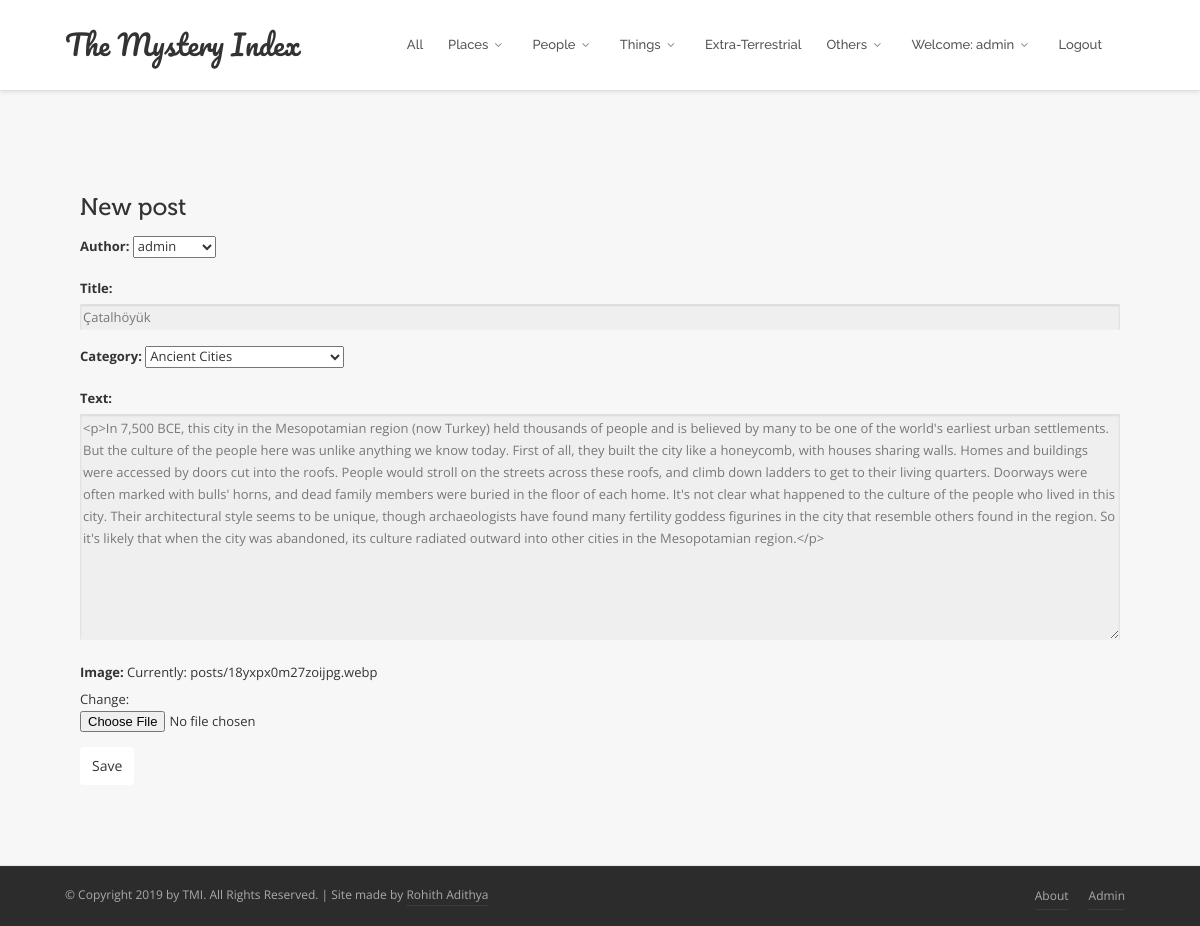
The page /post/21/edit/ (signed in) on the database its author committed.
### blog/models.py (models this page shows, shortened)
class Post(models.Model):
    author = models.ForeignKey('auth.User',on_delete=models.CASCADE)
    title = models.CharField(max_length=200)
    category = models.ForeignKey('blog.Categories',related_name='category',on_delete=models.CASCADE)
    text = models.TextField()
    image = models.ImageField(upload_to='posts')
    create_date = models.DateTimeField(default=timezone.now)
    published_date = models.DateTimeField(blank=True,null=True)

### blog/views.py (the view)
# urls.py: path('post/<int:pk>/edit/', views.PostUpdateView.as_view(), name='post_edit'),
class PostUpdateView(LoginRequiredMixin,UpdateView):
    login_url = '/login/'
    redirect_field_name = 'blog/post_detail.html'
    form_class = PostForm
    model = Post

### blog/forms.py
class PostForm(forms.ModelForm):
    class Meta():
        model = Post
        fields = ('author','title','category','text','image')
        widgets = {
            'title': forms.TextInput(attrs={'class': 'textinputclass'}),
            'text': forms.Textarea(attrs={'class': 'editable medium-editor-textarea postcontent'}),
        }

### blog/models.py (called while the page is built)
    def __str__(self):
        return self.name

### blog/templates/blog/post_form.html (shortened to what this page needs)
{% extends 'blog/base.html' %}
{% block content %}
<div class="v-parallax v-bg-stylish v-bg-stylish-v4 no-shadow" id="posts">
    <div class="container">
            <div class="col-sm-12">
    <h1>New post</h1>
    <form method="POST" class="post-form" enctype="multipart/form-data">
    {{form.as_p}}
    <button type="submit" class="save btn btn-default">Save</button>
    </form>
    </div>
    </div>
</div>
{% endblock %}

### blog/templates/blog/base.html (shortened to what this page needs)
<!DOCTYPE html>
{% load static %}
<html>
<head>
    <link rel="stylesheet" href="//cdn.jsdelivr.net/medium-editor/latest/css/medium-editor.min.css" type="text/css" media="screen" charset="utf-8">
    <link href="{% static 'css/bootstrap.min.css' %}" rel="stylesheet" />
    <link href="{% static 'css/style.css' %}" rel="stylesheet" />
    <link href="{% static 'css/font-awesome.min.css' %}" rel="stylesheet" />
    <link href="{% static 'css/v-nav-menu.css' %}" rel="stylesheet" />
    <link href="{% static 'css/v-animation.css' %}" rel="stylesheet" />
    <link href="{% static 'css/v-bg-stylish.css' %}" rel="stylesheet" />
    <link href="{% static 'css/v-shortcodes.css' %}" rel="stylesheet" />
    <link href="{% static 'css/theme-responsive.css' %}" rel="stylesheet" />
    <link href="{% static 'plugins/owl-carousel/owl.theme.css' %}" rel="stylesheet" />
    <link href="{% static 'plugins/owl-carousel/owl.carousel.css' %}" rel="stylesheet" />
    <link href="{% static 'plugins/rs-plugin/css/settings.css' %}" rel="stylesheet" />
    <link href="{% static 'plugins/rs-plugin/css/custom-captions.css' %}" rel="stylesheet" />
    <link rel="stylesheet" href="{% static 'css/custom.css' %}">
</head>
<body class="no-page-top">
    <header class="header" data-bg-color="rgba(9, 103, 139, 0.36)" data-font-color="#fff">
      <div class="container">
        <div class="logo">
          <a href="{% url 'index' %}" style="font-family: 'Pacifico', cursive; font-size: 28px">
              The Mystery Index
          </a>
        </div>
        <div class="navbar-collapse nav-main-collapse collapse">
          <nav class="nav-main mega-menu one-page-menu">
            <ul class="nav nav-pills nav-main" id="mainMenu">
                <li>
                    <a data-hash href="{% url 'post_list' %}">All</a>
                </li>
                <li class="dropdown">
                    <a class="dropdown-toggle menu-icon" href="#"></i>Places <i class="fa fa-caret-down"></i></a>
                </li>
                <li class="dropdown">
                    <a class="dropdown-toggle menu-icon" href="#"></i>People <i class="fa fa-caret-down"></i></a>
                </li>
                <li class="dropdown">
                    <a class="dropdown-toggle menu-icon" href="#"></i>Things <i class="fa fa-caret-down"></i></a>
                </li>
                <li>
                    <a data-hash href="{% url 'extra-terrestrial' %}"></i>Extra-Terrestrial</a>
                </li>
                <li class="dropdown">
                    <a class="dropdown-toggle menu-icon" href="#"></i>Others <i class="fa fa-caret-down"></i></a>
                </li>
                {% if user.is_authenticated %}
                <li class="dropdown">
                    <a class="dropdown-toggle menu-icon" href="#"></i>Welcome: {{ user.username }} <i class="fa fa-caret-down"></i></a>
                </li>
                <li>
                    <a data-hash href="{% url 'logout' %}"></i>Logout</a>
                </li>
                {% else %}
                <li>
                    <a data-hash href="{% url 'login' %}"></i>Login</a>
                </li>
                {% endif %}
            </ul>
          </nav>
        </div>
      </div>
    </header>
	  {% block content %}
    {% endblock %}
    <div class="footer-wrap">
        <div class="copyright">
            <div class="container">
                <p>© Copyright 2019 by TMI. All Rights Reserved. | Site made by <a href="https://www.linkedin.com/in/rohithvr101/">Rohith Adithya</a></p>
                <nav class="footer-menu std-menu">
                    <ul class="menu">
                        <li><a href="{% url 'about' %}">About</a></li>
                        <li><a href="{% url 'admin:index' %}">Admin</a></li>
                    </ul>
                </nav>
            </div>
        </div>
    </div>
</body>
</html>

### blog/static/css/v-nav-menu.css (style rules this page uses)
header { clear: both; background: #FFF; position: fixed; top: 0; width: 100%; z-index: 1001; border-bottom: 1px solid #e1e1e1; box-shadow: 0 1px 4px rgba(0, 0, 0, 0.10); -moz-transition: all 0.2s; -o-transition: all 0.2s; -webkit-transition: all 0.2s; transition: all 0.2s; }
nav.nav-main.one-page-menu .fa { margin-right: 6px; font-size: 14px; }
nav.std-menu .menu { height: auto; margin: 0; position: relative; padding: 0; }
nav.std-menu .menu li { position: relative; display: inline-block; float: left; font-size: 14px; margin: 8px 0; }
nav.std-menu .menu li:first-child { background: none; }
nav.std-menu .menu li > a { text-decoration: none; padding: 2px 0; margin: 0 10px; display: block; white-space: nowrap; background: transparent; }
body.no-page-top { background: #EDEFF2; }
body { padding-top: 90px; }
body .shopping-cart-widget, body .logo, body .search, body nav ul.nav-main { -moz-transition: all 0.3s; -o-transition: all 0.3s; -webkit-transition: all 0.3s; transition: all 0.3s; }
header > .container { position: relative; }
header div.logo { display: table; position: absolute; height: 90px; }
header div.logo a { display: table-cell; vertical-align: middle; }
header nav.nav-main { float: right; }
header .nav > li > a { padding: 35px 15px; }
header .nav-pills > li { margin-right: 3px; }
header div.nav-main-collapse, header div.nav-main-collapse.in { overflow-y: visible; }
header nav ul.nav-main i.fa-caret-down { background: transparent; border-radius: 100%; color: #888; display: inline-block; font-size: 10px; height: 14px; line-height: 15px; position: relative; text-align: center; top: -1px; width: 10px; }
header nav ul.nav-main > li + li { margin-left: -8px; }
header nav ul.nav-main li a { font-style: normal; line-height: 20px; position: relative; background: none; text-transform: none; display: block; color: #555; letter-spacing: 0px; text-shadow: 0 0px 0px rgba(0, 0, 0, 0.0); font-size: 13px; font-weight: 500; font-family: Raleway !important; }
header nav ul.nav-main i.fa-caret-down.fa-caret-down:before { content: "\f107"; font-size: 12px; vertical-align: -1px; margin-left: 3px; }
header nav ul.nav-pills > li > a:before { display: none; }
header nav ul.nav-pills > li > a, header nav ul.nav-pills > li > a:hover, header nav ul.nav-pills > li > a:focus, header nav ul.nav-pills > li.active > a, header nav ul.nav-pills > li.active > a:hover, header nav ul.nav-pills > li.active > a:focus { -moz-border-radius: 0; -webkit-border-radius: 0; border-radius: 0; border: 0; background-color:transparent; }

### blog/static/css/v-bg-stylish.css (style rules this page uses)
.v-bg-stylish.v-bg-stylish-v4 { background-color: #f7f7f7; border-color: #e4e4e4; }
.v-bg-stylish.v-bg-stylish-v4, .v-bg-stylish.v-bg-stylish-v4 h1, .v-bg-stylish.v-bg-stylish-v4 h2, .v-bg-stylish.v-bg-stylish-v4 h3, .v-bg-stylish.v-bg-stylish-v4 h3, .v-bg-stylish.v-bg-stylish-v4 h4, .v-bg-stylish.v-bg-stylish-v4 h5, .v-bg-stylish.v-bg-stylish-v4 h6, .v-bg-stylish-v4 .carousel-wrap > a { color: #333; }

### blog/static/css/v-shortcodes.css (style rules this page uses)
.btn { padding: 9px 12px; outline:none !important; }
button.btn:not(.v-btn.v-second-dark):not(.v-btn.v-third-dark) { border: none; }
.nav > li > a { padding: 10px 18px; }
.v-parallax { padding-top: 80px !important; padding-bottom: 80px !important; overflow: hidden; position: relative; width: 100%; background-attachment: fixed; -moz-background-size: cover; -webkit-background-size: cover; background-size: cover; background-repeat: no-repeat; background-position: center center; }

### blog/static/css/custom.css (style rules this page uses)
@media (min-width: 1200px) { .container { width: 1100px; } }

### blog/templates/blog/base.html (style rules this page uses)
label { font-weight: bold; }
* { box-sizing: border-box; }

### rows shown on the page
Post: author "admin", title "Çatalhöyük", category "Ancient Cities", text "<p>In 7,500 BCE, this city in the Mesopotamian region (now Turkey) held thousands of people and is believed by many to be one of the world's earliest urban settlements. But the culture of the people here was unlike anything we know today. First of all, they built the city like a honeycomb, with houses sharing walls. Homes and buildings were accessed by doors cut into the roofs. People would stroll on the streets across these roofs, and climb down ladders to get to their living quarters. Doorways were often marked with bulls' horns, and dead family members were buried in the floor of each home. It's not clear what happened to the culture of the people who lived in this city. Their…"

### other values the page prints
{{ user.username }} "admin"
